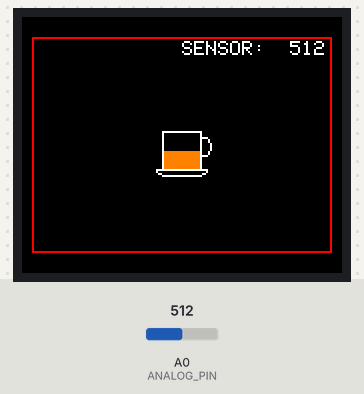
Recording of a sketch running on a simulated Arduino Uno, built with avr-gcc and run on an emulated ATmega328P. Parts: 160×128 colour display. The inputs (shaded band) are chosen by the test bench; at power-on: A0 (ANALOG_PIN) = 512.

Above: at 1.2 s.
1.3 s: A0 (ANALOG_PIN) set to 716
At 2.1 s:
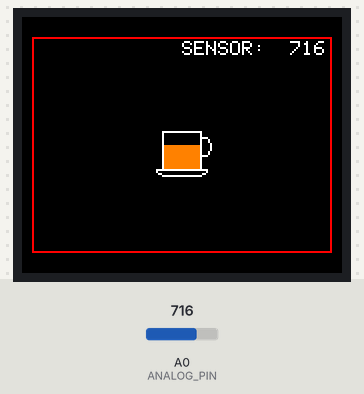
2.9 s: A0 (ANALOG_PIN) set to 900
At 3.3 s:
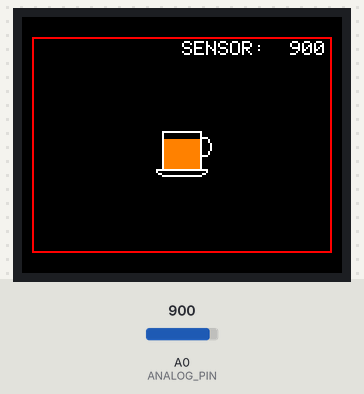
4.5 s: A0 (ANALOG_PIN) set to 1023
At 5.9 s:
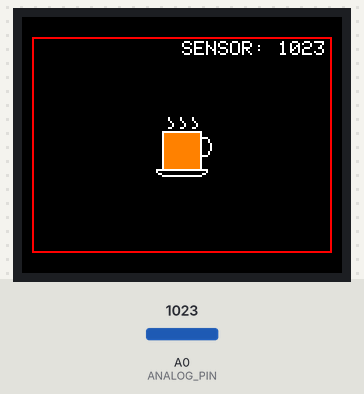
Timing chart, 0 to 7.5 s (numbered marks = the images above; inputs shaded):
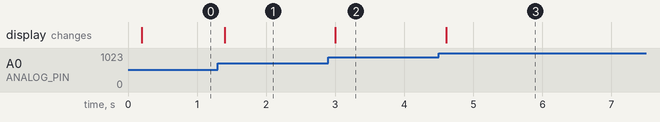

The sketch:

13_coffee_mug.ino
```cpp
/*
Tarea 13
Coffee Mug

Juan Camilo Vargas Q.
Sergio Alejandro Vargas Q.

Tecnologia Digital
Universidad Nacional de Colombia
2020-06-03
*/
#include "common.h" // Remember to copy before being submitted
#include "coffee_mug.h"

TFT TFTscreen = TFT(CS, DC, RST);

// Image params
#define X 64
#define Y 48
#define W 32
#define H 32

// Fill params
#define FX 71
#define FY 58
#define FW 18
#define FH 18

#define ANALOG_PIN A0
#define MILLIS 200

const int strSize = 5;
char val_str[strSize] = {0, 0, 0, 0};
int sensor = 0;

// Function declatarions
void draw_image(int, int, int, int);
void draw_mug(int, int, int, int, int);
void print_val(char[], int);

void setup() {
	TFTscreen.begin();
	TFTscreen.background(0, 0, 0);

	// Draw court and mug
	TFTscreen.drawRect(COURT_X, COURT_Y, COURT_W, COURT_H, COLOR_RED);
	draw_image(X, Y, W, H);

	// Print sensor info
	TFTscreen.stroke(COLOR_WHITE);
	TFTscreen.text("SENSOR: ", 80, 12);
	print_val(val_str, sensor);
}

void loop() {
	static unsigned long prev_ms = 0;
	if(millis() - prev_ms >= MILLIS){
		prev_ms = millis();
		sensor = analogRead(ANALOG_PIN);
		print_val(val_str, sensor);
		draw_mug(sensor, FX, FY, FW, FH);

	}
}

void draw_mug(int val, int fx, int fy, int fw, int fh){
	static int fill = 0;
	fill = map(val, 0, 1023, 0, fh);
	TFTscreen.fillRect(fx, fy, fw, fh-fill, COLOR_BLACK);
	TFTscreen.fillRect(fx, fy+(fh - fill), fw, fill, COLOR_ORANGE);

	if(fill == fh){
		draw_image(X, Y, W, 9);
	} else {
		TFTscreen.fillRect(X, Y, W, 9, COLOR_BLACK);
	}
}

void int_to_str(char arr[], int val){
	int num;
	for(int i = strSize - 2; i >=0; i--){
		num = val%10;
		arr[i] = '0' + num;
		val/=10;
	}
	for(int i = 0; i < strSize - 2; i++){
		if(arr[i] == '0'){
			arr[i] = ' ';
		} else {
			break;
		}
	}
}

void print_val(char str[], int pr_val){
	TFTscreen.setTextSize(1);
	TFTscreen.stroke(COLOR_BLACK);
	TFTscreen.text(str, 128, 12); // Must erase previous score
	int_to_str(str, pr_val);
	TFTscreen.stroke(COLOR_WHITE);
	TFTscreen.text(str, 128, 12);
}

void draw_image(int x, int y, int w, int h){
	for (int row=0; row<h; row++){
		for (int col=0; col<w; col++){
			word p = pgm_read_word(coffee_mug + (w * row + col));
			TFTscreen.drawPixel(x + col, y + row, p);
		}
	}
}
```

common.h
```cpp
// COMMON DEFINITIONS
#include <SPI.h>
#include <TFT.h>
#include <avr/pgmspace.h>

// TFT DEFINITIONS
#define CS  9
#define DC  10
#define RST 8

// 16-bit ('565') colors
#define COLOR_BLACK 0x0000
#define COLOR_WHITE 0xFFFF
#define COLOR_RED 0xF800
#define COLOR_GREEN 0x07E0
#define COLOR_BLUE 0x001F
#define COLOR_CYAN 0x07FF
#define COLOR_MAGENTA 0xF81F
#define COLOR_YELLOW 0xFFE0
#define COLOR_ORANGE 0xFC00

/// Court parameters
#define COURT_X 5
#define COURT_Y 10
#define COURT_W 150
#define COURT_H 108

// Court structure
typedef struct {
	int top;
	int bottom;
	int left;
	int right;
} court_t;
```

Source omitted: coffee_mug.h (data table, 9598 bytes)

Measured:
- after the input at 1.3 s, the display: changes after 0.10 s (image 1)
- after the input at 2.9 s, the display: changes after 0.10 s (image 2)
- after the input at 4.5 s, the display: changes after 0.11 s (image 3)
